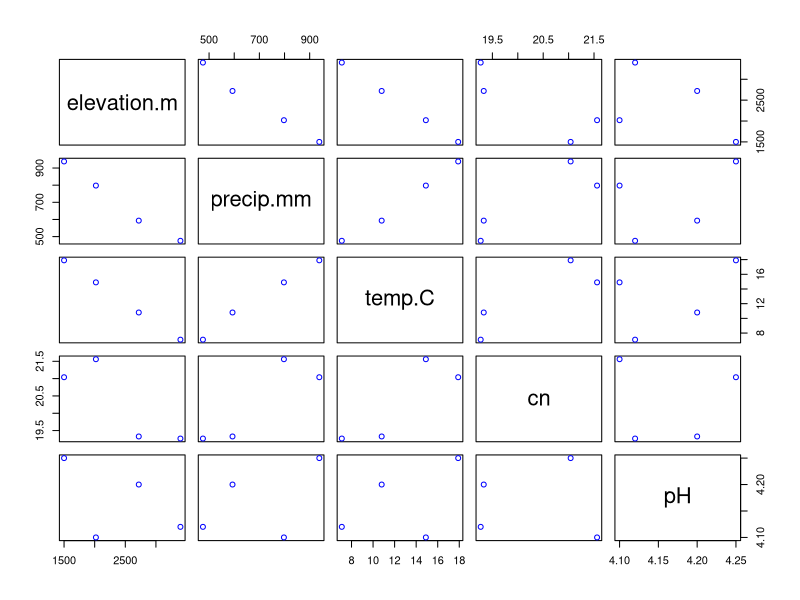
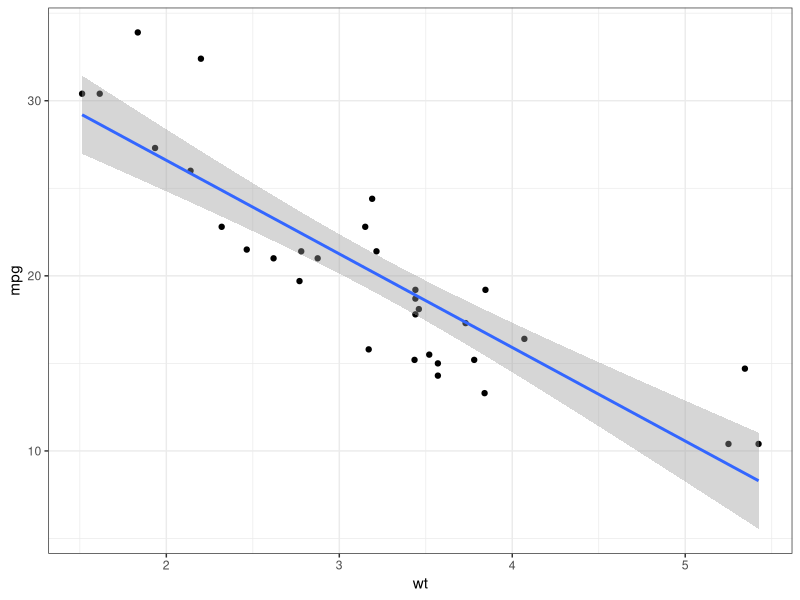
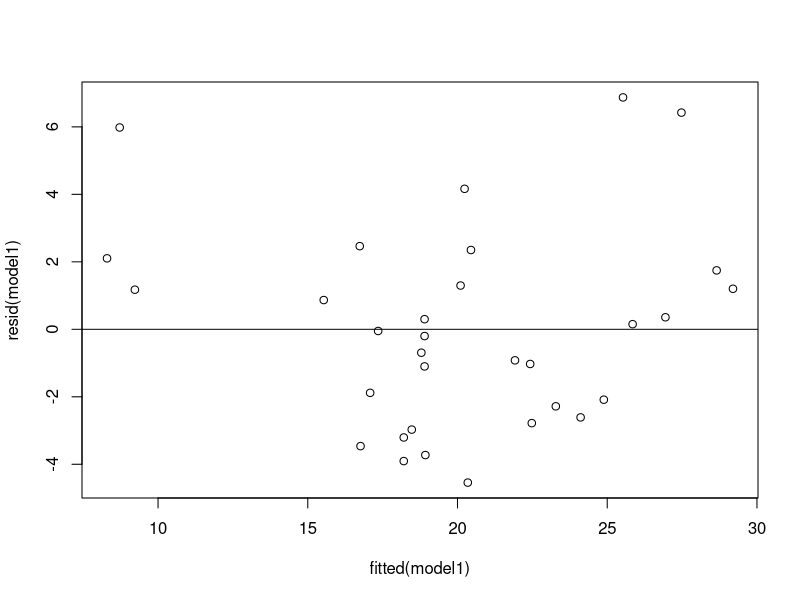
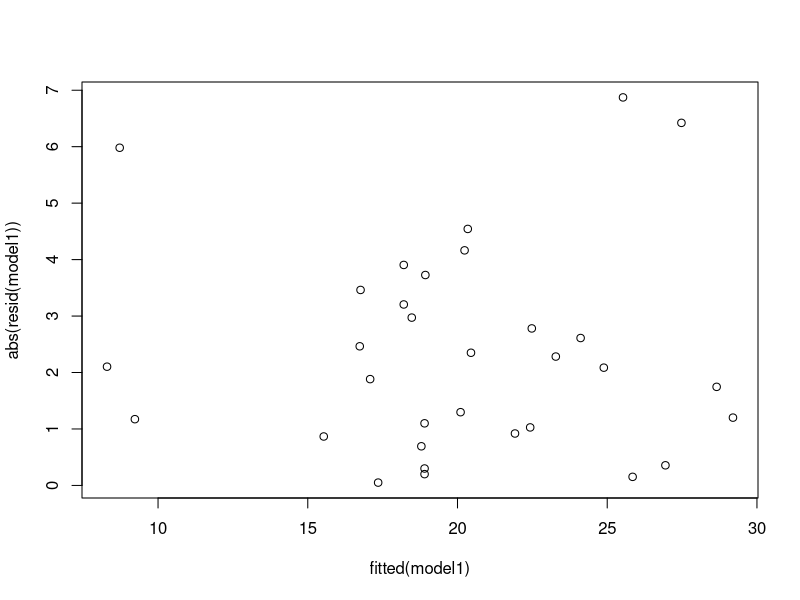
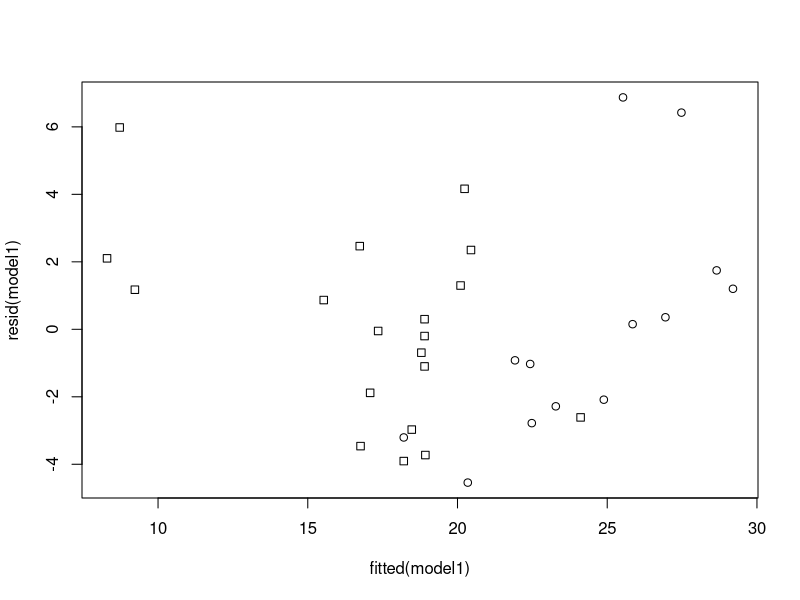
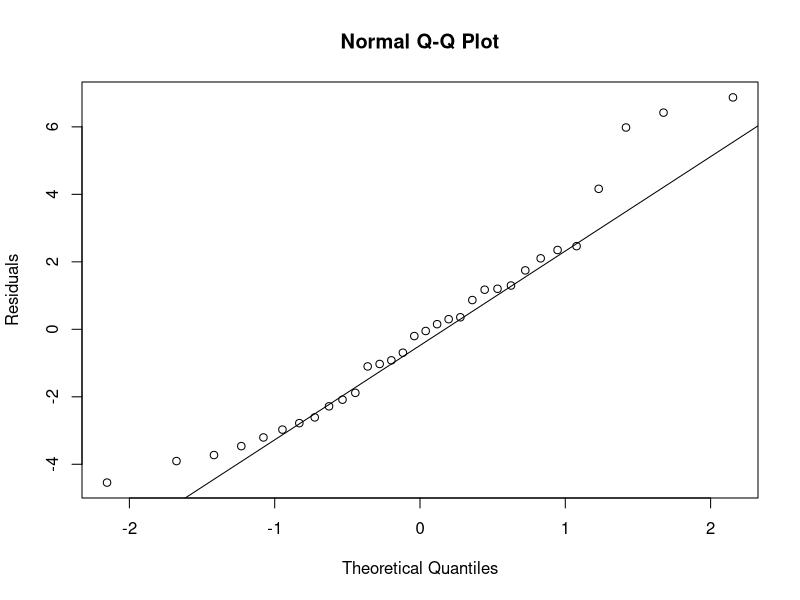
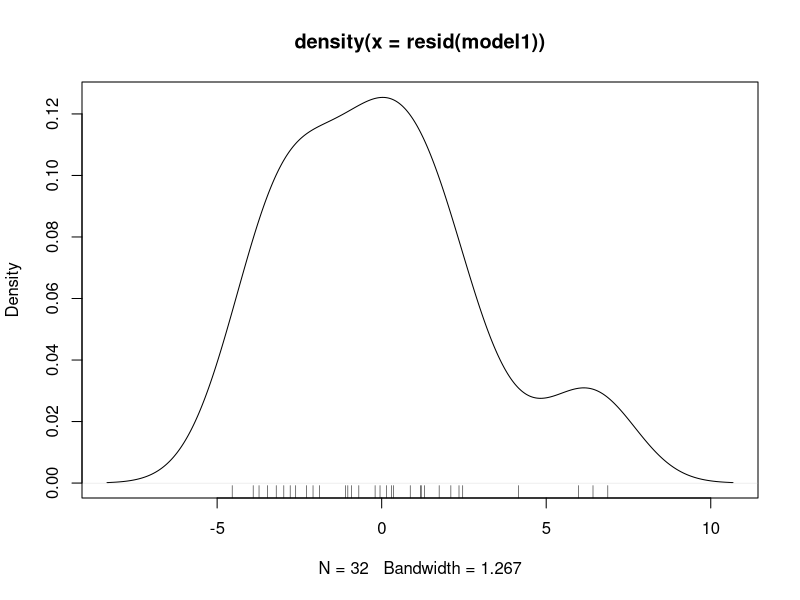
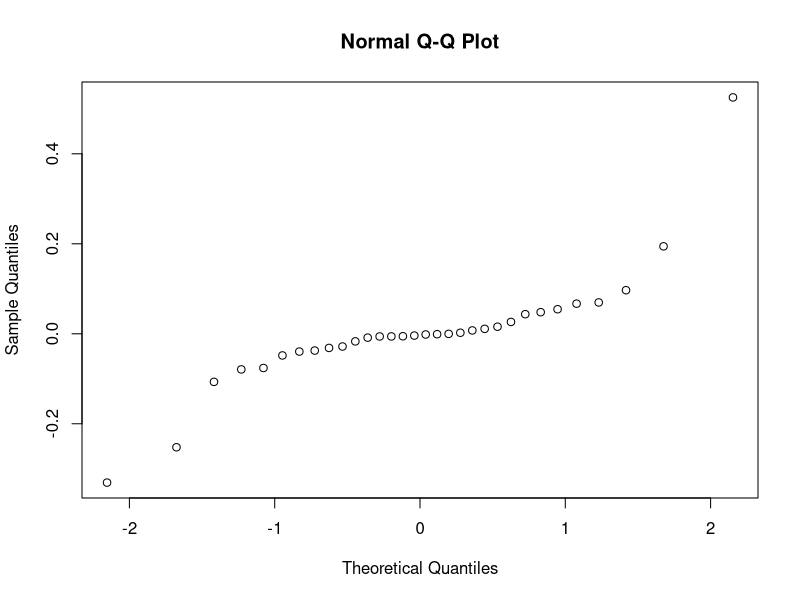

Reproduce these figures in R, in order.
#This creates the data

#Input of elevation data in meters
m <- c(1500,2020,2720,3400)
#Input of precip data (mm) at each elevation
ppt <- c(938.3,797.6,593.2,475.6)
#Input of mean temperature data (degrees celsius) at each elevation
temp <- c(17.9,14.9,10.8,7.1)
#Input of soil C:N ratio at each elevation
cn <- c(21.04,21.56,19.33,19.27)
#Input of O-horizon soil pH at each elevation
pH <- c(4.25,4.1,4.2,4.12)

#######
#This explores correlations
cor(m,ppt)
cor(m,temp)
cor(temp,ppt)
cor(m,cn)
cor(m,pH)
cor(temp,pH)

#######
#This creates a data.frame
abiotic <- data.frame(elevation.m= m, precip.mm=ppt,temp.C = temp, cn = cn, pH= pH)
#Plot all possible combinations of these variables with blue symbols
plot(abiotic, col= "blue")

#######
#This fits the model
m1 <- lm(pH~temp.C, data= abiotic)
summary(m1)

#######
#The mtcars data
mtcars

# plot some data
library(ggplot2)
ggplot(mtcars, 
       aes(wt,
           mpg)) +
  geom_point()  +
  stat_smooth(method = "lm") +
  theme_bw()

#This fits the model
model1 <- lm(mpg~wt,data=mtcars)
summary(model1)

########
#Diagnostics
plot(fitted(model1),resid(model1))
abline(h=0)

plot(fitted(model1),abs(resid(model1)))

summary(lm(abs(resid(model1))~ fitted(model1)))

plot(resid(model1)~fitted(model1),pch=unclass(mtcars$am))

library(car)
leveneTest(mtcars$mpg,mtcars$am)

qqnorm(resid(model1),ylab="Residuals")
qqline(resid(model1))

plot(density(resid(model1)))
rug(resid(model1))

gi <- influence(model1)
qqnorm(gi$coef[,2])

